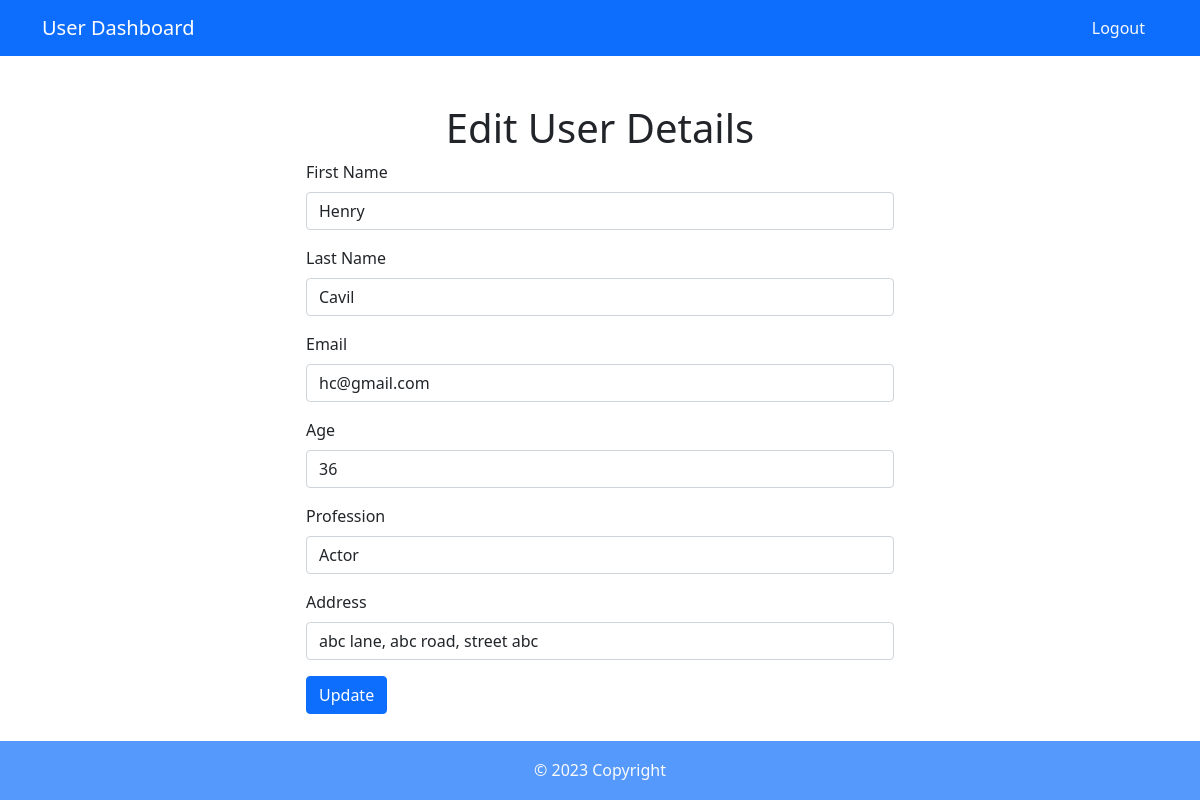
Page /index.php?route=dashboard (signed in) on the committed database.
### tables this page shows
CREATE TABLE `users` (
  `id` int NOT NULL,
  `first_name` varchar(255) NOT NULL,
  `last_name` varchar(255) NOT NULL,
  `email` varchar(255) NOT NULL,
  `age` int NOT NULL,
  `profession` varchar(255) NOT NULL,
  `address` varchar(255) NOT NULL,
  `password` varchar(255) NOT NULL,
  `user_type` int NOT NULL DEFAULT '1'
);

### controller/UserController.php (called while the page is built, shortened)
<?php
require_once "./model/User.php";
class UserController
{
    public function userDashboard()
    {
        $user = new User();
        $result = $user->getUser($_SESSION['userId']);
        include './view/dashboard.php';
    }
}

### model/DbConnection.php (called while the page is built, shortened)
<?php
class DbConnection
{
    protected function connect()
    {
        $servername = "localhost";
        $username = "root";
        $password = "admin123";
        $dbname = "project";
        try {
            $conn = new PDO("mysql:host=$servername;dbname=$dbname", $username, $password);
            $conn->setAttribute(PDO::ATTR_ERRMODE, PDO::ERRMODE_EXCEPTION);
            $this->conn = $conn;
            return "Connection Successful.";
        } catch (PDOException $e) {
            return "Connection failed: " . $e->getMessage();
        }
    }
}

### model/User.php (called while the page is built, shortened)
<?php
require_once "DbConnection.php";
class User extends DbConnection
{
    public function getUser($id)
    {
        $stmt = $this->conn->prepare("SELECT * FROM users WHERE id='$id'");
        $stmt->execute();
        return $stmt->fetch();
    }
}

### view/dashboard.php (the view, shortened to what this page needs)
<?php
    require_once "ui-component/header.php";
    require_once "ui-component/navbar.php";
    $user = $_SESSION['result'];
?>
<div class="row my-5">
    <div class="col-6 m-auto">
        <h1 class="display-6 text-center">Edit User Details</h1>
        <form id="edit-form" action="index.php?route=update-user-info" method="POST">
            <div class="mb-3">
                <label for="first_name" class="form-label">First Name</label>
                <input name="first_name" value="<?=$user['first_name']?>" type="text" placeholder="Enter first name..." class="form-control  <?=(isset($errors['100']) ? "is-invalid" : "")?>" id="first_name">
            </div>
            <div class="mb-3">
                <label for="last_name" class="form-label">Last Name</label>
                <input name="last_name" value="<?=$user['last_name']?>" type="text" placeholder="Enter last name..." class="form-control <?=(isset($errors['101']) ? "is-invalid" : "")?>" id="last_name">
            </div>
            <div class="mb-3">
                <label for="email" class="form-label">Email</label>
                <input name="email" value="<?=$user['email']?>" type="email" placeholder="Enter email..." class="form-control <?=(isset($errors['102']) ? "is-invalid" : "")?>" id="email">
            </div>
            <div class="mb-3">
                <label for="age" class="form-label">Age</label>
                <input name="age" value="<?=$user['age']?>" type="number" placeholder="Enter age..." class="form-control <?=(isset($errors['104']) ? "is-invalid" : "")?>" id="age">
            </div>
            <div class="mb-3">
                <label for="profession" class="form-label">Profession</label>
                <input name="profession" value="<?=$user['profession']?>" type="text" placeholder="Enter profession..." class="form-control <?=(isset($errors['103']) ? "is-invalid" : "")?>" id="profession">
            </div>
            <div class="mb-3">
                <label for="address" class="form-label">Address</label>
                <input name="address" value="<?=$user['address']?>" type="text" placeholder="Enter address..." class="form-control <?=(isset($errors['106']) ? "is-invalid" : "")?>" id="address">
            </div>
            <button type="submit" class="btn btn-primary">Update</button>
        </form>
    </div>
</div>
<?php require_once "ui-component/footer.php"; ?>

### view/css/style.css (style rules this page uses)
body { margin: 0; padding: 0; box-sizing: border-box; }

### rows in the picture
users: first_name "Henry", last_name "Cavil", email "hc@gmail.com", age "36", profession "Actor", address "abc lane, abc road, street abc"
